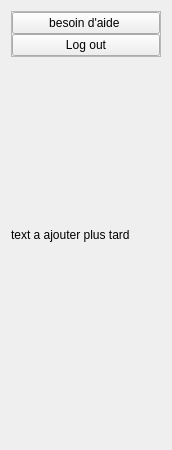
               <widget class="QWidget" name="page_2">
                <property name="geometry">
                 <rect>
                  <x>0</x>
                  <y>0</y>
                  <width>172</width>
                  <height>450</height>
                 </rect>
                </property>
                <attribute name="icon">
                 <iconset>
                  <normalon>icons/chevron-down.svg</normalon>
                 </iconset>
                </attribute>
                <attribute name="label">
                 <string>Menu 2</string>
                </attribute>
                <layout class="QVBoxLayout" name="verticalLayout_10">
                 <item alignment="Qt::AlignmentFlag::AlignTop">
                  <widget class="QFrame" name="frame_11">
                   <property name="frameShape">
                    <enum>QFrame::Shape::StyledPanel</enum>
                   </property>
                   <property name="frameShadow">
                    <enum>QFrame::Shadow::Raised</enum>
                   </property>
                   <layout class="QVBoxLayout" name="verticalLayout_11">
                    <property name="spacing">
                     <number>0</number>
                    </property>
                    <property name="leftMargin">
                     <number>0</number>
                    </property>
                    <property name="topMargin">
                     <number>0</number>
                    </property>
                    <property name="rightMargin">
                     <number>0</number>
                    </property>
                    <property name="bottomMargin">
                     <number>0</number>
                    </property>
                    <item>
                     <widget class="QPushButton" name="pushButton_14">
                      <property name="styleSheet">
                       <string notr="true">    QTabWidget::pane { 
        border: 0px solid #eae2b7; 
    }
    QTabBar::tab { 
        background:#eae2b7; 
        color: black; 
        padding: 8px; 
		border-radius: 0px; 
    }
    QTabBar::tab:selected { 
        background:#a48f66  ; 
        color:white; 
        font-weight: bold; 
    }
    QTabBar::tab:hover {
        background: #c0b49a ; 
    }
;
background-color: #f5f2db;
font: 900 italic 10pt &quot;Segoe UI&quot;;</string>
                      </property>
                      <property name="text">
                       <string>besoin d'aide </string>
                      </property>
                     </widget>
                    </item>
                    <item>
                     <widget class="QPushButton" name="pushButton_15">
                      <property name="styleSheet">
                       <string notr="true">    QTabWidget::pane { 
        border: 0px solid #eae2b7; 
    }
    QTabBar::tab { 
        background:#eae2b7; 
        color: black; 
        padding: 8px; 
		border-radius: 0px; 
    }
    QTabBar::tab:selected { 
        background:#a48f66  ; 
        color:white; 
        font-weight: bold; 
    }
    QTabBar::tab:hover {
        background: #c0b49a ; 
    }
;
background-color: #f5f2db;
font: 900 italic 10pt &quot;Segoe UI&quot;;</string>
                      </property>
                      <property name="text">
                       <string>Log out</string>
                      </property>
                     </widget>
                    </item>
                   </layout>
                  </widget>
                 </item>
                 <item alignment="Qt::AlignmentFlag::AlignTop">
                  <widget class="QLabel" name="label_4">
                   <property name="text">
                    <string>text a ajouter plus tard </string>
                   </property>
                   <property name="wordWrap">
                    <bool>true</bool>
                   </property>
                  </widget>
                 </item>
                </layout>
               </widget>
